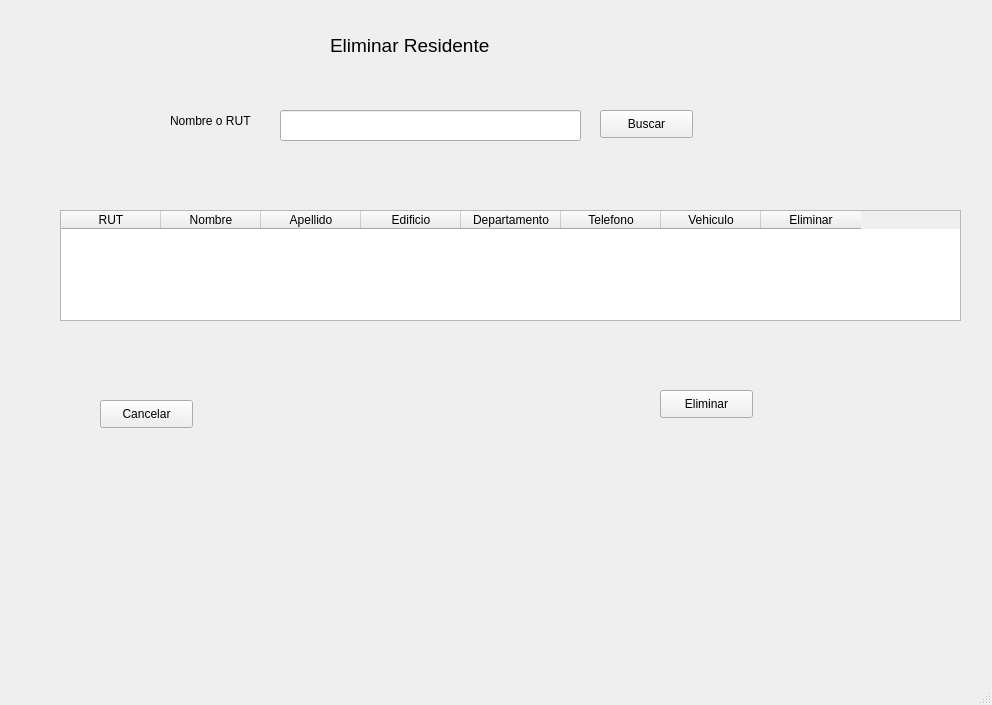
<?xml version="1.0" encoding="UTF-8"?>
<ui version="4.0">
 <class>MainElimR</class>
 <widget class="QMainWindow" name="MainElimR">
  <property name="geometry">
   <rect>
    <x>0</x>
    <y>0</y>
    <width>992</width>
    <height>705</height>
   </rect>
  </property>
  <property name="windowTitle">
   <string>MainWindow</string>
  </property>
  <widget class="QWidget" name="centralwidget">
   <widget class="QLabel" name="label">
    <property name="geometry">
     <rect>
      <x>170</x>
      <y>110</y>
      <width>101</width>
      <height>21</height>
     </rect>
    </property>
    <property name="font">
     <font>
      <pointsize>9</pointsize>
     </font>
    </property>
    <property name="text">
     <string>Nombre o RUT</string>
    </property>
   </widget>
   <widget class="QLineEdit" name="txtBuscar">
    <property name="geometry">
     <rect>
      <x>280</x>
      <y>110</y>
      <width>301</width>
      <height>31</height>
     </rect>
    </property>
   </widget>
   <widget class="QPushButton" name="btnBuscarResidente">
    <property name="geometry">
     <rect>
      <x>600</x>
      <y>110</y>
      <width>93</width>
      <height>28</height>
     </rect>
    </property>
    <property name="text">
     <string>Buscar</string>
    </property>
   </widget>
   <widget class="QTableWidget" name="tableResidentes">
    <property name="geometry">
     <rect>
      <x>60</x>
      <y>210</y>
      <width>901</width>
      <height>111</height>
     </rect>
    </property>
    <attribute name="verticalHeaderVisible">
     <bool>false</bool>
    </attribute>
    <column>
     <property name="text">
      <string>RUT</string>
     </property>
    </column>
    <column>
     <property name="text">
      <string>Nombre</string>
     </property>
    </column>
    <column>
     <property name="text">
      <string>Apellido</string>
     </property>
    </column>
    <column>
     <property name="text">
      <string>Edificio</string>
     </property>
    </column>
    <column>
     <property name="text">
      <string>Departamento</string>
     </property>
    </column>
    <column>
     <property name="text">
      <string>Telefono</string>
     </property>
    </column>
    <column>
     <property name="text">
      <string>Vehiculo</string>
     </property>
    </column>
    <column>
     <property name="text">
      <string>Eliminar</string>
     </property>
    </column>
   </widget>
   <widget class="QLabel" name="label_2">
    <property name="geometry">
     <rect>
      <x>330</x>
      <y>30</y>
      <width>271</width>
      <height>31</height>
     </rect>
    </property>
    <property name="font">
     <font>
      <pointsize>14</pointsize>
     </font>
    </property>
    <property name="text">
     <string>Eliminar Residente</string>
    </property>
   </widget>
   <widget class="QPushButton" name="btnEliminar">
    <property name="geometry">
     <rect>
      <x>660</x>
      <y>390</y>
      <width>93</width>
      <height>28</height>
     </rect>
    </property>
    <property name="text">
     <string>Eliminar</string>
    </property>
   </widget>
   <widget class="QPushButton" name="btnCancelar">
    <property name="geometry">
     <rect>
      <x>100</x>
      <y>400</y>
      <width>93</width>
      <height>28</height>
     </rect>
    </property>
    <property name="text">
     <string>Cancelar</string>
    </property>
   </widget>
  </widget>
  <widget class="QMenuBar" name="menubar">
   <property name="geometry">
    <rect>
     <x>0</x>
     <y>0</y>
     <width>992</width>
     <height>26</height>
    </rect>
   </property>
  </widget>
  <widget class="QStatusBar" name="statusbar"/>
 </widget>
 <resources/>
 <connections/>
</ui>
